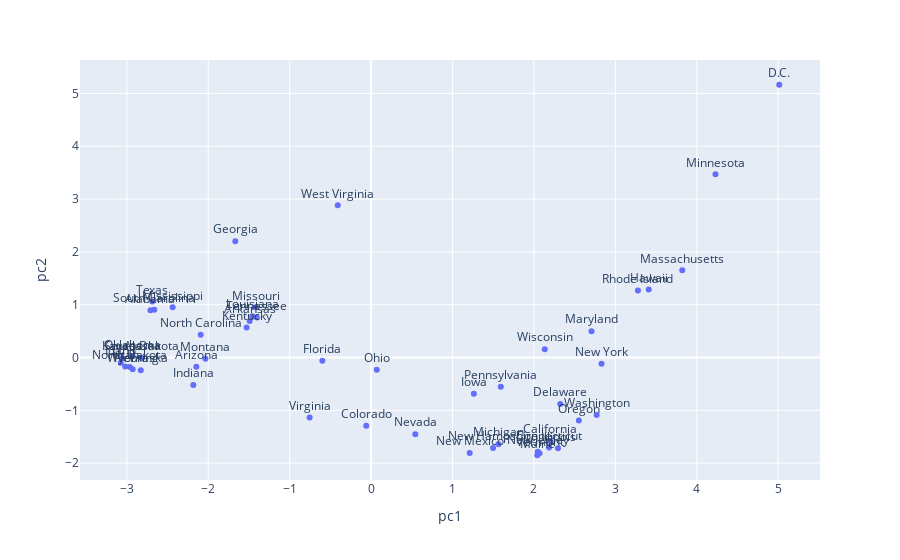

Notebook code cell kept with this figure:
### Markdown cell above
## Question 3g

To label our points, the best option is to use the `plotly` library that we used earlier in this homework. Plotly is an incredibly powerful plotting library that will automatically add axis labels, and will also provide controls so that you can zoom and pan around to look at the data. This semester, we've also used it quite extensively in lecture.

One important skill as a user of modern tools is using existing documentation and examples to get the plot you want.

Using the example given on this page as a [guide](https://plot.ly/python/text-and-annotations/):, create a scatter plot of your **jittered data** from 3f with the following key properties:

1. Your plot should be created using `px.scatter`, and should use the `fig.update_traces` method to set the `textposition`. 
2. Each point should be labeled by the name of the state, and the label should be above the point.

Unfortunately due to current technological limitations, `plotly` graphs don't show up in our PDF outputs. As a result, this part of the problem (3g only) is worth 0 points. With that being said, getting this to work as intended is an excellent exercise in learning how to use `plotly`, and you should still do it. 

*Hint*: You can get a list of the state names with `list(df_1972_to_2016.index)`.

*Hint*: `gapminder` in the example linked is just the name of their dataframe. Your code shouldn't have anything to do with `gapminder` since we're plotting presidential election data, not life expectancies and GDP.

<!--
BEGIN QUESTION
name: q3gi
points: 0
-->

### Code cell
import plotly.express as px
first_2_pcs_jittered["State"] = list(df_1972_to_2016.index)
fig = px.scatter(first_2_pcs_jittered, x = "pc1", y = "pc2", text = "State")
fig.update_traces(textposition = "top center")
fig.show()

### Figure 1 — Plotly figure (JSON) as saved in the notebook; plotly's stock layout.template omitted (floating-point values rounded to 4 significant figures)
{"data": [{"hoverlabel": {"namelength": 0}, "hovertemplate": "pc1=%{x}<br>pc2=%{y}<br>State=%{text}", "legendgroup": "", "marker": {"color": "#636efa", "symbol": "circle"}, "mode": "markers+text", "name": "", "showlegend": false, "text": ["Alabama", "Alaska", "Arizona", "Arkansas", "California", "Colorado", "Connecticut", "Delaware", "D.C.", "Florida", "Georgia", "Hawaii", "Idaho", "Illinois", "Indiana", "Iowa", "Kansas", "Kentucky", "Louisiana", "Maine", "Maryland", "Massachusetts", "Michigan", "Minnesota", "Mississippi", "Missouri", "Montana", "Nebraska", "Nevada", "New Hampshire", "New Jersey", "New Mexico", "New York", "North Carolina", "North Dakota", "Ohio", "Oklahoma", "Oregon", "Pennsylvania", "Rhode Island", "South Carolina", "South Dakota", "Tennessee", "Texas", "Utah", "Vermont", "Virginia", "Washington", "West Virginia", "Wisconsin", "Wyoming"], "textposition": "top center", "type": "scatter", "x": [-2.71, -2.812, -2.146, -1.491, 2.197, -0.0595, 2.186, 2.324, 5.013, -0.5982, -1.668, 3.41, -3.075, 2.296, -2.183, 1.262, -3.056, -1.529, -1.46, 2.041, 2.707, 3.822, 1.565, 4.23, -2.437, -1.419, -2.035, -2.829, 0.5436, 1.498, 2.046, 1.211, 2.83, -2.093, -2.963, 0.06968, -2.933, 2.552, 1.594, 3.278, -2.663, -2.825, -1.402, -2.687, -3.02, 2.069, -0.755, 2.77, -0.4097, 2.133, -2.928], "xaxis": "x", "y": [0.895, -0.007415, -0.1749, 0.6926, -1.58, -1.293, -1.703, -0.8798, 5.165, -0.06188, 2.203, 1.287, -0.09721, -1.719, -0.52, -0.6877, -0.01284, 0.5676, 0.7836, -1.851, 0.4998, 1.651, -1.642, 3.469, 0.9506, 0.9499, -0.02457, -0.2403, -1.453, -1.712, -1.784, -1.808, -0.1188, 0.4322, -0.181, -0.2305, 0.02239, -1.195, -0.5516, 1.271, 0.9041, -0.003795, 0.756, 1.062, -0.1709, -1.814, -1.136, -1.088, 2.881, 0.1572, -0.224], "yaxis": "y"}], "layout": {"legend": {"tracegroupgap": 0}, "margin": {"t": 60}, "xaxis": {"anchor": "y", "domain": [0, 1], "title": {"text": "pc1"}}, "yaxis": {"anchor": "x", "domain": [0, 1], "title": {"text": "pc2"}}}}
